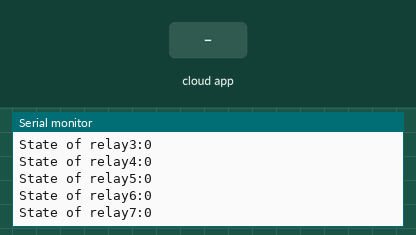
A sketch run on a simulated ESP8266 (NodeMCU). Shown: the last lines printed to the serial monitor. The inputs (shaded band) are chosen by the test bench. WiFi joins after 1.5 s; servers stay silent unless stated; the Firebase database answers and starts empty.

Above: at 2.7 s.
2.8 s: the phone or cloud app sets relay1 to 1
At 4.19 s:
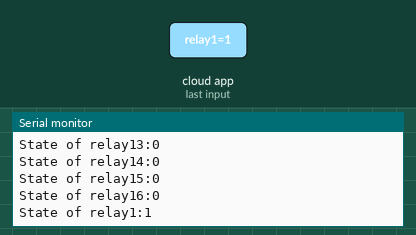
4.4 s: the phone or cloud app sets relay2 to 1
6.0 s: the phone or cloud app sets relay3 to 1
At 6.89 s:
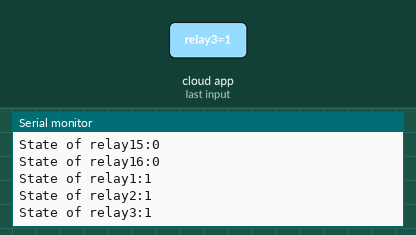
7.6 s: the phone or cloud app sets relay4 to 1
9.2 s: the phone or cloud app sets relay5 to 1
At 9.59 s:
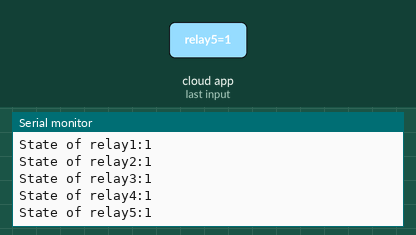
10.8 s: the phone or cloud app sets relay6 to 1
At 12.15 s:
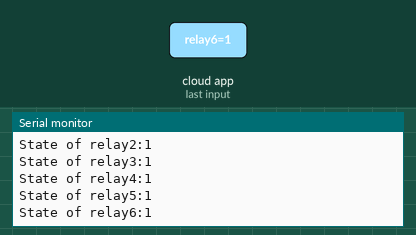
Timing chart, 0 to 13.4 s (numbered marks = the images above; inputs shaded):
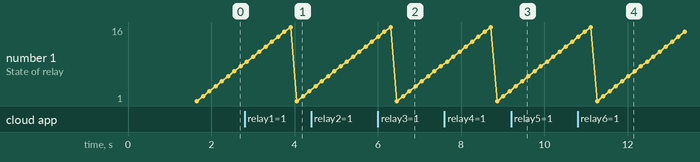

Measured:
- after the input at 2.8 s, the serial monitor: prints a new line after 1.3 s (image 1)
- after the input at 6.0 s, the serial monitor: prints a new line after 0.76 s (image 2)
- after the input at 9.2 s, the serial monitor: prints a new line after 0.26 s (image 3)
- after the input at 10.8 s, the serial monitor: prints a new line after 1.2 s (image 4)

The sketch:

node_mcu_mega_interfacing_controlling_16Channel__relay.ino
```cpp
#include<FirebaseESP8266.h>
#include<ESP8266WiFi.h>

#define WIFI_SSID "STARNET_A"
#define WIFI_PASSWORD "kamalanita1@"
#define FIREBASE_AUTH "J7zZWSjFYt1VW2h3Y6SgGz8JW7okCe1qrYYEnEe0"
#define FIREBASE_HOST "channel-relay-control-3a865-default-rtdb.asia-southeast1.firebasedatabase.app/"


FirebaseData firebaseData;
FirebaseJson json;

void setup() {
  Serial.begin(9600);


  WiFi.begin(WIFI_SSID, WIFI_PASSWORD);
  Serial.print("Connecting to Wi-Fi");
  while (WiFi.status() != WL_CONNECTED)
  {
    Serial.print(".");
    delay(300);
  }

   Serial.println();
   Serial.print("Connected with IP: ");
   Serial.println(WiFi.localIP());
   Serial.println();

   Firebase.begin(FIREBASE_HOST, FIREBASE_AUTH);


}

void loop() {
 relay1_controller();
 relay2_controller();
 relay3_controller();
 relay4_controller();
 relay5_controller();
 relay6_controller();
 relay7_controller();
 relay8_controller();
 relay9_controller();
 relay10_controller();
 relay11_controller();
 relay12_controller();
 relay13_controller();
 relay14_controller();
 relay15_controller();
 relay16_controller();


}
// these 16 functions are used to control 16 channels of our relay module
void relay1_controller()
{
  if (Firebase.getInt(firebaseData, "/relay1")){
    Serial.print("State of relay1:");
    Serial.println(firebaseData.intData());

     }
  }

void relay2_controller()
{
  if (Firebase.getInt(firebaseData, "/relay2")){
    Serial.print("State of relay2:");
    Serial.println(firebaseData.intData());


     }
  }

void relay3_controller()
{
  if (Firebase.getInt(firebaseData, "/relay3")){
    Serial.print("State of relay3:");
    Serial.println(firebaseData.intData());


     }
  }

void relay4_controller()
{
  if (Firebase.getInt(firebaseData, "/relay4")){
    Serial.print("State of relay4:");
    Serial.println(firebaseData.intData());


     }
  }

void relay5_controller()
{
  if (Firebase.getInt(firebaseData, "/relay5")){
    Serial.print("State of relay5:");
    Serial.println(firebaseData.intData());


     }
  }

void relay6_controller()
{
  if (Firebase.getInt(firebaseData, "/relay6")){
    Serial.print("State of relay6:");
    Serial.println(firebaseData.intData());


     }
  }

void relay7_controller()
{
  if (Firebase.getInt(firebaseData, "/relay7")){
    Serial.print("State of relay7:");
    Serial.println(firebaseData.intData());


     }
  }

 void relay8_controller()
{
  if (Firebase.getInt(firebaseData, "/relay8")){
    Serial.print("State of relay8:");
    Serial.println(firebaseData.intData());


     }
  }

 void relay9_controller()
{
  if (Firebase.getInt(firebaseData, "/relay9")){
    Serial.print("State of relay9:");
    Serial.println(firebaseData.intData());


     }
  }

void relay10_controller()
{
  if (Firebase.getInt(firebaseData, "/relay10")){
    Serial.print("State of relay10:");
    Serial.println(firebaseData.intData());


     }
  }

void relay11_controller()
{
  if (Firebase.getInt(firebaseData, "/relay11")){
    Serial.print("State of relay11:");
    Serial.println(firebaseData.intData());


     }
  }

void relay12_controller()
{
  if (Firebase.getInt(firebaseData, "/relay12")){
    Serial.print("State of relay12:");
    Serial.println(firebaseData.intData());


     }
  }

void relay13_controller()
{
  if (Firebase.getInt(firebaseData, "/relay13")){
    Serial.print("State of relay13:");
    Serial.println(firebaseData.intData());


     }
  }

void relay14_controller()
{
  if (Firebase.getInt(firebaseData, "/relay14")){
    Serial.print("State of relay14:");
    Serial.println(firebaseData.intData());


     }
  }

  void relay15_controller()
{
  if (Firebase.getInt(firebaseData, "/relay15")){
    Serial.print("State of relay15:");
    Serial.println(firebaseData.intData());


     }
  }
  void relay16_controller()
{
  if (Firebase.getInt(firebaseData, "/relay16")){
    Serial.print("State of relay16:");
    Serial.println(firebaseData.intData());


     }
  }
```
